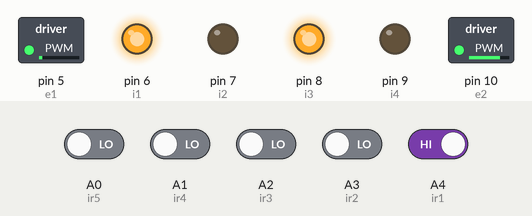
A sketch run on a simulated Arduino Uno, built with avr-gcc and run on an emulated ATmega328P. Parts: switched loads named in the sketch (green lamp = pin HIGH), output pins drawn as LEDs (lit = HIGH). Inputs (shaded band) come from the test bench; at power-on: A4 (ir1) HIGH, A0 (ir5), A1 (ir4), A2 (ir3), A3 (ir2) LOW.

Above: at 2.2 s.
2.3 s: A0 (ir5) driven HIGH
At 3.5 s:
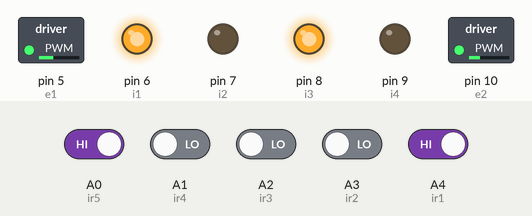
3.8 s: A4 (ir1) driven LOW
At 4.9 s:
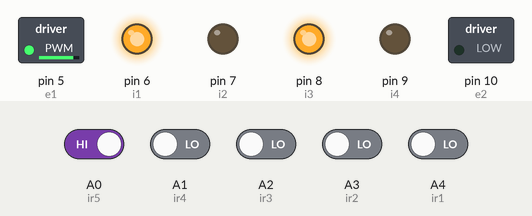
5.3 s: A1 (ir4) driven HIGH
At 5.9 s:
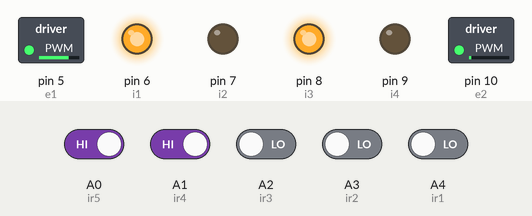
6.8 s: A2 (ir3) driven HIGH
At 7.1 s:
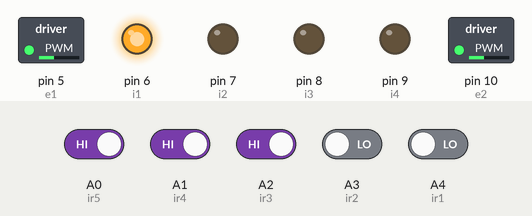
8.3 s: A0 (ir5) driven LOW and A1 (ir4) driven LOW and A2 (ir3) driven LOW and A3 (ir2) driven HIGH and A4 (ir1) driven HIGH
At 9.4 s:
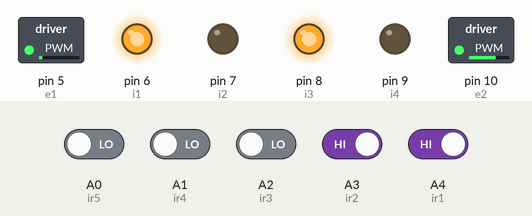
9.8 s: A2 (ir3) driven HIGH
At 10.6 s:
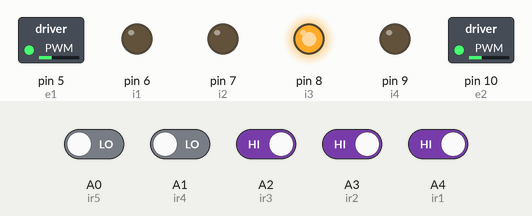
Timing chart, 0 to 12.3 s (numbered marks = the images above; inputs shaded):
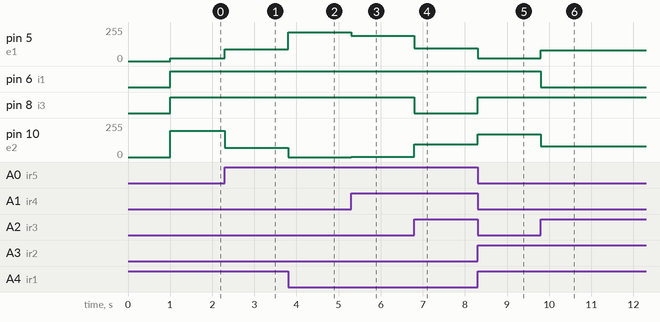

The sketch:

main_code.ino
```cpp
#define e1  5
#define i1  6
#define i2  7
#define i3  8
#define i4  9
#define e2  10

// IR SENSORS
#define ir5  A0       //rightmost sensors
#define ir4  A1       // right sensor
#define ir3  A2      // middle sensors
#define ir2  A3      // left sensor
#define ir1  A4      //leftmost sensors

int initial_motor_speed = 100;
int flag = 0;

//PID CONSTANT
float kp = 28;
float ki = 0.0;
float kd = 22;

float error = 0, P = 0, I = 0, D = 0, PID_value = 0;
float previous_error = 0, previous_I = 0;

int s1, s2, s3, s4, s5;

const int lm1 = 80;
const int lm2 = 80;
const int rm1 = 95;
const int rm2 = 95;

// adaptive speed tracking
int consecutive_straight = 0;

void setup() {
  pinMode(e1, OUTPUT);           //pwm pin 1
  pinMode(e2, OUTPUT);           //pwm pin 2
  pinMode(i1, OUTPUT);           //left motor pin 1
  pinMode(i2, OUTPUT);           //left motor pin 2
  pinMode(i3, OUTPUT);           //right motor pin 1
  pinMode(i4, OUTPUT);           //right motor pin 2

  pinMode(ir1 , INPUT);           //leftmost sensor
  pinMode(ir2 , INPUT);           //left sensor
  pinMode(ir3 , INPUT);           //middle sensor
  pinMode(ir4 , INPUT);           //right sensor
  pinMode(ir5 , INPUT);           //rightmost sensor

  Serial.begin(9600);
  delay(1000);
}

void readSensor()
{
  s1 = digitalRead(ir1);   //leftmost sensor
  s2 = digitalRead(ir2);   // left sensor
  s3 = digitalRead(ir3);   // mid sensor
  s4 = digitalRead(ir4);   // right sensor
  s5 = digitalRead(ir5);   // rightmost sensor

  // special case errors first (junction / lost line handling)
  if (s1 == 0 && s2 == 0 && s3 == 1 && s4 == 1 && s5 == 1)                   //turn right
  {
    error = 10;
  }
  else if (s1 == 1 && s2 == 1 && s3 == 1 && s4 == 0 && s5 == 0)              //turn left
  {
    error = 11;
  }
  else if (s1 == 1 && s2 == 1 && s3 == 1 && s4 == 1 && s5 == 1)              // all sensors on line - go forward slightly
  {
    error = 12;
  }
  else if (s1 == 0 && s2 == 0 && s3 == 0 && s4 == 0 && s5 == 0)             // no sensor on line - go forward slightly
  {
    error = 13;
  }
  else if (s1 == 1 && s2 == 0 && s3 == 0 && s4 == 0 && s5 == 1)             // both outer sensors only
  {
    error = 14;
  }

  // pid control sensors
  if (s1 == 0 && s2 == 0 && s3 == 0 && s4 == 0 && s5 == 1)
  {
    error = 4;
  }
  else if (s1 == 0 && s2 == 0 && s3 == 0 && s4 == 1 && s5 == 1)
  {
    error = 3;
  }
  else if (s1 == 0 && s2 == 0 && s3 == 0 && s4 == 1 && s5 == 0)
  {
    error = 2;
  }
  else if (s1 == 0 && s2 == 0 && s3 == 1 && s4 == 1 && s5 == 0)
  {
    error = 1;
  }
  else if (s1 == 0 && s2 == 0 && s3 == 1 && s4 == 0 && s5 == 0)
  {
    error = 0;
  }
  else if (s1 == 0 && s2 == 1 && s3 == 1 && s4 == 0 && s5 == 0)
  {
    error = -1;
  }
  else if (s1 == 0 && s2 == 1 && s3 == 0 && s4 == 0 && s5 == 0)
  {
    error = -2;
  }
  else if (s1 == 1 && s2 == 1 && s3 == 0 && s4 == 0 && s5 == 0)
  {
    error = -3;
  }
  else if (s1 == 1 && s2 == 0 && s3 == 0 && s4 == 0 && s5 == 0)
  {
    error = -4;
  }
}

void forward() {
  digitalWrite(i1, HIGH);
  digitalWrite(i2, LOW);
  digitalWrite(i3, HIGH);
  digitalWrite(i4, LOW);
}
void backward() {
  digitalWrite(i1, LOW);
  digitalWrite(i2, HIGH);
  digitalWrite(i3, LOW);
  digitalWrite(i4, HIGH);
}
void Stop() {
  digitalWrite(i1, LOW);
  digitalWrite(i2, LOW);
  digitalWrite(i3, LOW);
  digitalWrite(i4, LOW);
}
void left() {
  digitalWrite(i1, LOW);
  digitalWrite(i2, LOW);
  digitalWrite(i3, HIGH);
  digitalWrite(i4, LOW);
}
void sharpleft() {
  digitalWrite(i1, LOW);
  digitalWrite(i2, HIGH);
  digitalWrite(i3, HIGH);
  digitalWrite(i4, LOW);
}
void right() {
  digitalWrite(i1, HIGH);
  digitalWrite(i2, LOW);
  digitalWrite(i3, LOW);
  digitalWrite(i4, LOW);
}
void sharpright() {
  digitalWrite(i1, HIGH);
  digitalWrite(i2, LOW);
  digitalWrite(i3, LOW);
  digitalWrite(i4, HIGH);
}

void calculate_pid()
{
  P = error;
  I = I + error;
  I = constrain(I, -50, 50);                    // anti-windup: clamp integral so it doesn't build up too much
  D = error - previous_error;

  PID_value = (kp * P) + (ki * I) + (kd * D);

  previous_I = I;
  previous_error = error;
}

void motor_control()
{
  // adaptive base speed: go faster on straights, slower on curves
  if (error == 0) {
    consecutive_straight++;
  } else {
    consecutive_straight = 0;
  }

  int adaptive_speed = initial_motor_speed;
  if (consecutive_straight > 5) {
    adaptive_speed = initial_motor_speed + 20;   // boost speed on long straights
  }
  if (abs(error) >= 3) {
    adaptive_speed = initial_motor_speed - 15;   // slow down on sharp curves
  }

  adaptive_speed = constrain(adaptive_speed, 60, 220);

  int left_motor_speed  = adaptive_speed + PID_value;
  int right_motor_speed = adaptive_speed - PID_value;

  left_motor_speed  = constrain(left_motor_speed,  0, 255);
  right_motor_speed = constrain(right_motor_speed, 0, 255);

  analogWrite(e1, left_motor_speed + 20);   //Left Motor Speed (offset to compensate motor imbalance)
  analogWrite(e2, right_motor_speed);        //Right Motor Speed

  forward();
}

void loop()
{
  readSensor();

  if (error == 10)                                               // Make right turn until it detects straight path
  {
    do {
      analogWrite(e1, rm1);
      analogWrite(e2, rm2);
      right();
      readSensor();
    } while (s2 == 0 && s1 == 0 && error != -3);
    previous_error = 0;                                          // reset PID state after sharp turn
    I = 0;
  }
  else if (error == 11)                                          // Make left turn until it detects straight path
  {
    do {
      analogWrite(e1, lm1);
      analogWrite(e2, lm2);
      left();
      readSensor();
    } while (s4 == 0 && s5 == 0 && error != 3);
    previous_error = 0;                                          // reset PID state after sharp turn
    I = 0;
  }
  else if (error == 12)
  {
    analogWrite(e1, 90);
    analogWrite(e2, 70);
    forward();
    delay(20);
    readSensor();
  }
  else if (error == 13)
  {
    // use last known error direction to recover instead of blindly going forward
    if (previous_error > 0) {
      analogWrite(e1, rm1);
      analogWrite(e2, rm2);
      right();
    } else if (previous_error < 0) {
      analogWrite(e1, lm1);
      analogWrite(e2, lm2);
      left();
    } else {
      analogWrite(e1, 90);
      analogWrite(e2, 70);
      forward();
    }
    delay(40);
    readSensor();
  }
  else if (error == 14)
  {
    analogWrite(e1, 90);
    analogWrite(e2, 70);
    forward();
    delay(60);
    readSensor();
  }
  else {
    calculate_pid();
    motor_control();
  }
}
```

Measured:
- after the input at 2.3 s, pin 5 (e1): 20/255 → 90/255 at once; pin 10 (e2): 197/255 → 70/255 at once
- after the input at 3.8 s, pin 5 (e1): 90/255 → 217/255 at once; pin 10 (e2): 70/255 → 0/255 at once
- after the input at 5.3 s, pin 5 (e1): 217/255 → 189/255 at once; pin 10 (e2): 0/255 → 1/255 at once
- after the input at 6.8 s, pin 5 (e1): 189/255 → 95/255 at once; pin 8 (i3): HIGH → LOW at once; pin 10 (e2): 1/255 → 95/255 at once
- after the input at 8.3 s, pin 5 (e1): 95/255 → 21/255 at once; pin 8 (i3): LOW → HIGH at once; pin 10 (e2): 95/255 → 169/255 at once
- after the input at 9.8 s, pin 5 (e1): 21/255 → 80/255 at once; pin 6 (i1): HIGH → LOW at once; pin 10 (e2): 169/255 → 80/255 at once
